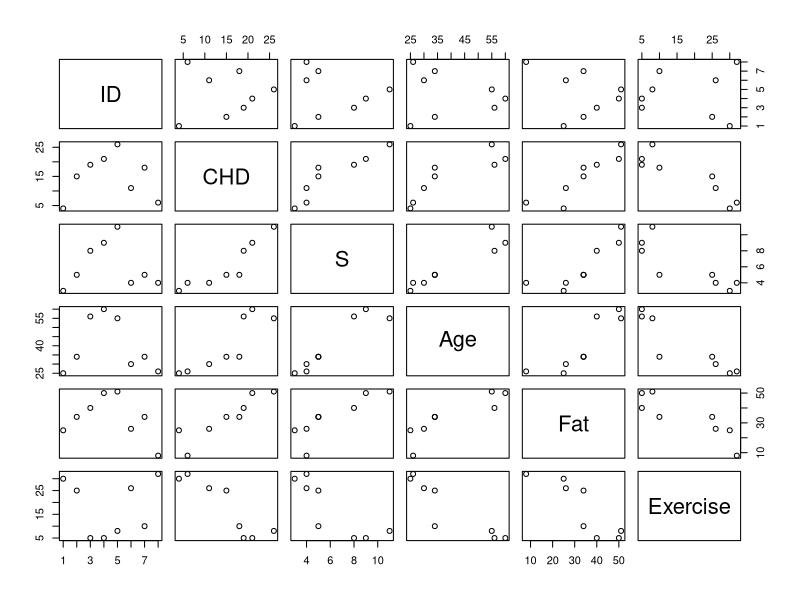
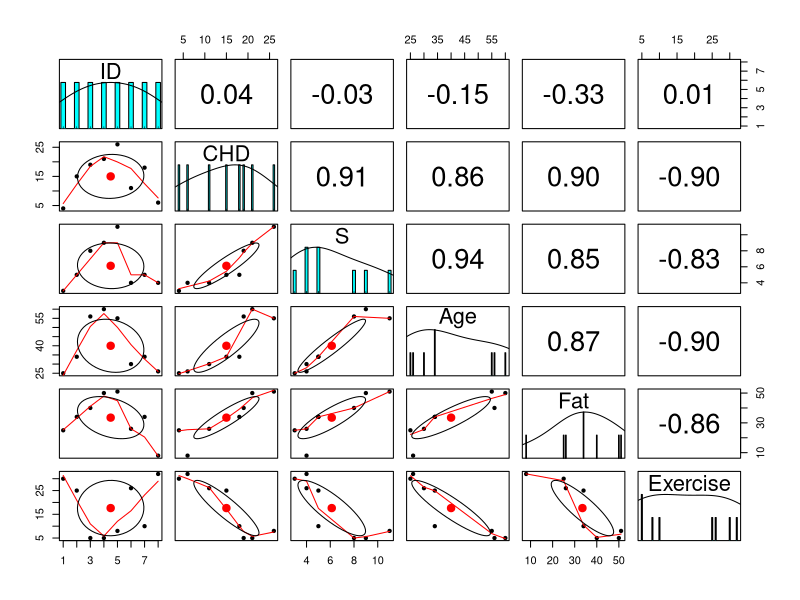
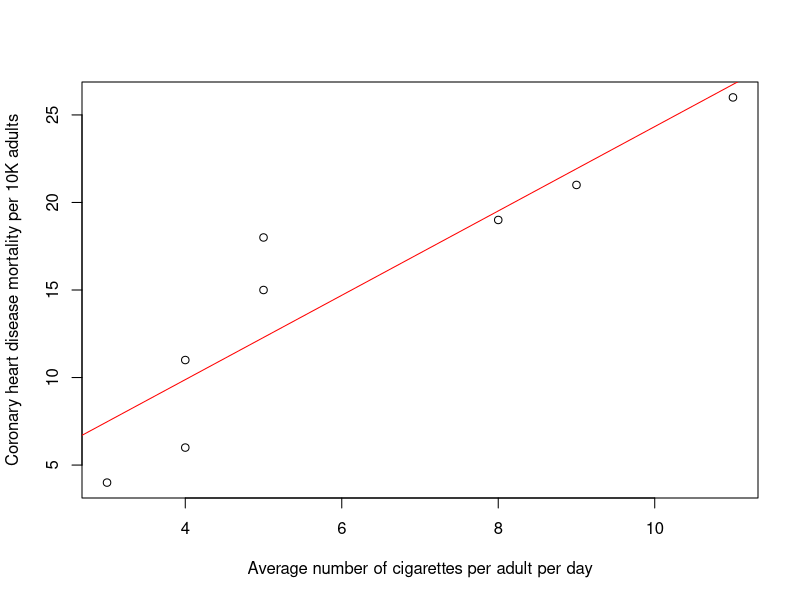

Recreate these plots in R, in order.
## ---- chunk 1
knitr::opts_chunk$set(echo = TRUE)
## ---- chunk 2
CHD <- c(4,15,19,21,26,11,18,6)
S <- c(3, 5, 8, 9, 11, 4, 5, 4)
ID <- c(1,2,3,4,5,6,7, 8)
Age <- c(25, 34, 56, 60, 55, 30, 34, 26)
Fat <- c(25, 34, 40, 50, 51, 26, 34, 8)
Exercise <- c(30, 25, 5, 5, 8, 26, 10, 32)

## ---- chunk 3
df = data.frame(ID, CHD, S, Age, Fat, Exercise)
pairs(df)
library("psych")
pairs.panels(df)
## ---- chunk 4
plot(df$S, df$CHD, xlab = "Average number of cigarettes per adult per day", ylab="Coronary heart disease mortality per 10K adults")
abline(lm(data = df, CHD~S), col = "red")

## ---- chunk 5
model <-lm(data = df, CHD~S)
model
## ---- chunk 6
summary(model)
## ---- chunk 7
full.model <-lm(data = df, CHD~Age+Exercise)
summary(full.model)
